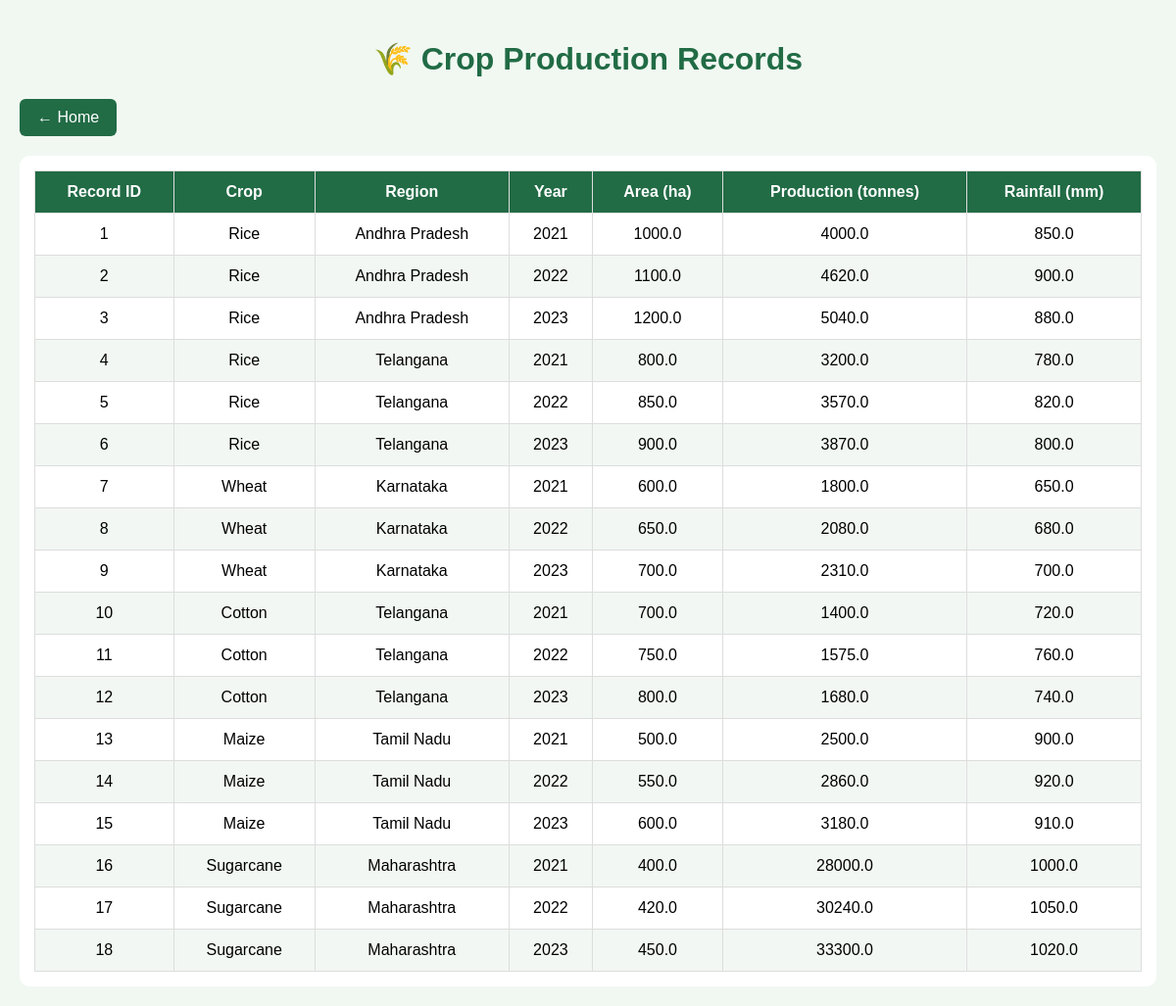
Page /records on the committed database.
### tables this page shows
CREATE TABLE crop_records (record_id INTEGER PRIMARY KEY AUTOINCREMENT, crop_id INTEGER NOT NULL, region_id INTEGER NOT NULL, year INTEGER NOT NULL, cultivated_area_ha REAL NOT NULL, production_tonnes REAL NOT NULL, rainfall_mm REAL, FOREIGN KEY(crop_id) REFERENCES crops(crop_id), FOREIGN KEY(region_id) REFERENCES regions(region_id));

CREATE TABLE crops (crop_id INTEGER PRIMARY KEY AUTOINCREMENT, crop_name TEXT NOT NULL UNIQUE);

CREATE TABLE regions (region_id INTEGER PRIMARY KEY AUTOINCREMENT, region_name TEXT NOT NULL UNIQUE);

### app.py (the view)
@app.route("/records", methods=["GET"])
def all_records():
    mydb = config.connect()
    mc = mydb.cursor(dictionary=True)
    mc.execute("""
        SELECT
            cr.record_id,
            c.crop_name,
            r.region_name,
            cr.year,
            cr.cultivated_area_ha,
            cr.production_tonnes,
            cr.rainfall_mm
        FROM crop_records cr
        JOIN crops c ON cr.crop_id = c.crop_id
        JOIN regions r ON cr.region_id = r.region_id
        ORDER BY cr.record_id ASC;
    """)
    records = mc.fetchall()
    mc.close()
    mydb.close()
    return render_template("records.html", records=records)

### backend/config.py (called while the page is built)
def _normalize_sql(sql: str) -> str:
    if sql is None:
        return sql
    return re.sub(r'%s', '?', sql)

def connect():
    if not DB_PATH.exists():
        DB_PATH.touch()
    conn = SQLiteConnection(str(DB_PATH))
    _seed_database(conn)
    return conn

    def execute(self, sql, params=()):
        normalized = _normalize_sql(sql)
        return self._native_cursor.execute(normalized, tuple(params) if params else ())

    def fetchall(self):
        rows = self._native_cursor.fetchall()
        if self._dictionary:
            return [dict(row) for row in rows]
        return rows

    def close(self):
        self._native_cursor.close()

    def execute(self, sql, params=()):
        native = self._conn.execute(_normalize_sql(sql), tuple(params) if params else ())
        return native

    def cursor(self, dictionary=False):
        return SQLiteCursor(self._conn, dictionary=dictionary)

    def commit(self):
        self._conn.commit()

    def close(self):
        self._conn.close()

### templates/records.html (shortened to what this page needs)
<!DOCTYPE html>
<html>
<head>
</head>
<body>
    <h1>🌾 Crop Production Records</h1>
    <a class="home" href="/">← Home</a>
    <div class="table-container">
        <table>
            <thead>
                <tr>
                    <th>Record ID</th>
                    <th>Crop</th>
                    <th>Region</th>
                    <th>Year</th>
                    <th>Area (ha)</th>
                    <th>Production (tonnes)</th>
                    <th>Rainfall (mm)</th>
                </tr>
            </thead>
            <tbody>
                {% for record in records %}
                <tr>
                    <td>{{ record.record_id }}</td>
                    <td>{{ record.crop_name }}</td>
                    <td>{{ record.region_name }}</td>
                    <td>{{ record.year }}</td>
                    <td>{{ record.cultivated_area_ha }}</td>
                    <td>{{ record.production_tonnes }}</td>
                    <td>{{ record.rainfall_mm }}</td>
                </tr>
                {% endfor %}
            </tbody>
        </table>
    </div>
</body>
</html>

### templates/records.html (style rules this page uses)
body { font-family: Arial, sans-serif; background: #f1f8f2; margin: 0; padding: 20px; }
h1 { text-align: center; color: #216b45; }
.home { display: inline-block; margin-bottom: 20px; padding: 10px 18px; background: #216b45; color: white; text-decoration: none; border-radius: 6px; }
.table-container { overflow-x: auto; background: white; padding: 15px; border-radius: 10px; }
table { width: 100%; border-collapse: collapse; }
th, td { padding: 12px; border: 1px solid #ddd; text-align: center; }
th { background: #216b45; color: white; }
tr:nth-child(even) { background: #f2f7f3; }

### rows in the picture
crop_records: record_id "1", crop_name "Rice", region_name "Andhra Pradesh", year "2021", cultivated_area_ha "1000.0", production_tonnes "4000.0", rainfall_mm "850.0"
crop_records: record_id "2", crop_name "Rice", region_name "Andhra Pradesh", year "2022", cultivated_area_ha "1100.0", production_tonnes "4620.0", rainfall_mm "900.0"
crop_records: record_id "3", crop_name "Rice", region_name "Andhra Pradesh", year "2023", cultivated_area_ha "1200.0", production_tonnes "5040.0", rainfall_mm "880.0"
crop_records: record_id "4", crop_name "Rice", region_name "Telangana", year "2021", cultivated_area_ha "800.0", production_tonnes "3200.0", rainfall_mm "780.0"
crop_records: record_id "5", crop_name "Rice", region_name "Telangana", year "2022", cultivated_area_ha "850.0", production_tonnes "3570.0", rainfall_mm "820.0"
crop_records: record_id "6", crop_name "Rice", region_name "Telangana", year "2023", cultivated_area_ha "900.0", production_tonnes "3870.0", rainfall_mm "800.0"
crop_records: record_id "7", crop_name "Wheat", region_name "Karnataka", year "2021", cultivated_area_ha "600.0", production_tonnes "1800.0", rainfall_mm "650.0"
crop_records: record_id "8", crop_name "Wheat", region_name "Karnataka", year "2022", cultivated_area_ha "650.0", production_tonnes "2080.0", rainfall_mm "680.0"
crop_records: record_id "9", crop_name "Wheat", region_name "Karnataka", year "2023", cultivated_area_ha "700.0", production_tonnes "2310.0", rainfall_mm "700.0"
crop_records: record_id "10", crop_name "Cotton", region_name "Telangana", year "2021", cultivated_area_ha "700.0", production_tonnes "1400.0", rainfall_mm "720.0"
crop_records: record_id "11", crop_name "Cotton", region_name "Telangana", year "2022", cultivated_area_ha "750.0", production_tonnes "1575.0", rainfall_mm "760.0"
crop_records: record_id "12", crop_name "Cotton", region_name "Telangana", year "2023", cultivated_area_ha "800.0", production_tonnes "1680.0", rainfall_mm "740.0"
crop_records: record_id "13", crop_name "Maize", region_name "Tamil Nadu", year "2021", cultivated_area_ha "500.0", production_tonnes "2500.0", rainfall_mm "900.0"
crop_records: record_id "14", crop_name "Maize", region_name "Tamil Nadu", year "2022", cultivated_area_ha "550.0", production_tonnes "2860.0", rainfall_mm "920.0"
crop_records: record_id "15", crop_name "Maize", region_name "Tamil Nadu", year "2023", cultivated_area_ha "600.0", production_tonnes "3180.0", rainfall_mm "910.0"
crop_records: record_id "16", crop_name "Sugarcane", region_name "Maharashtra", year "2021", cultivated_area_ha "400.0", production_tonnes "28000.0", rainfall_mm "1000.0"
crop_records: record_id "17", crop_name "Sugarcane", region_name "Maharashtra", year "2022", cultivated_area_ha "420.0", production_tonnes "30240.0", rainfall_mm "1050.0"
crop_records: record_id "18", crop_name "Sugarcane", region_name "Maharashtra", year "2023", cultivated_area_ha "450.0", production_tonnes "33300.0", rainfall_mm "1020.0"
